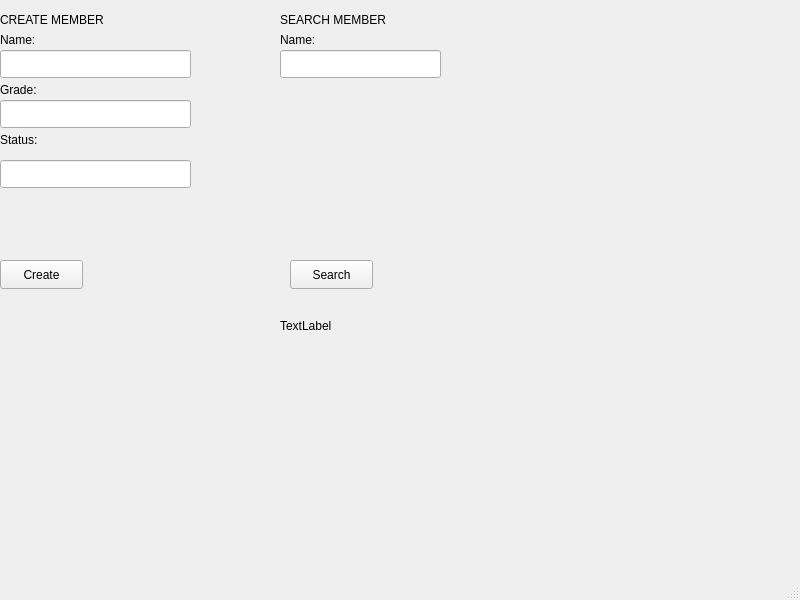
<?xml version="1.0" encoding="UTF-8"?>
<ui version="4.0">
 <class>MainWindow</class>
 <widget class="QMainWindow" name="MainWindow">
  <property name="geometry">
   <rect>
    <x>0</x>
    <y>0</y>
    <width>800</width>
    <height>600</height>
   </rect>
  </property>
  <property name="windowTitle">
   <string>MainWindow</string>
  </property>
  <widget class="QWidget" name="centralwidget">
   <widget class="QLabel" name="createMemberLabel">
    <property name="geometry">
     <rect>
      <x>0</x>
      <y>10</y>
      <width>271</width>
      <height>20</height>
     </rect>
    </property>
    <property name="text">
     <string>CREATE MEMBER</string>
    </property>
   </widget>
   <widget class="QLabel" name="searchMemberLabel">
    <property name="geometry">
     <rect>
      <x>280</x>
      <y>10</y>
      <width>201</width>
      <height>20</height>
     </rect>
    </property>
    <property name="text">
     <string>SEARCH MEMBER</string>
    </property>
   </widget>
   <widget class="QPushButton" name="createMemberBtn">
    <property name="geometry">
     <rect>
      <x>0</x>
      <y>260</y>
      <width>83</width>
      <height>29</height>
     </rect>
    </property>
    <property name="text">
     <string>Create</string>
    </property>
   </widget>
   <widget class="QPushButton" name="searchMemberBtn">
    <property name="geometry">
     <rect>
      <x>290</x>
      <y>260</y>
      <width>83</width>
      <height>29</height>
     </rect>
    </property>
    <property name="text">
     <string>Search</string>
    </property>
   </widget>
   <widget class="QLabel" name="nameLabel">
    <property name="geometry">
     <rect>
      <x>0</x>
      <y>30</y>
      <width>63</width>
      <height>20</height>
     </rect>
    </property>
    <property name="text">
     <string>Name:</string>
    </property>
   </widget>
   <widget class="QLineEdit" name="nameCreate">
    <property name="geometry">
     <rect>
      <x>0</x>
      <y>50</y>
      <width>191</width>
      <height>28</height>
     </rect>
    </property>
   </widget>
   <widget class="QLabel" name="gradeLabel">
    <property name="geometry">
     <rect>
      <x>0</x>
      <y>80</y>
      <width>63</width>
      <height>20</height>
     </rect>
    </property>
    <property name="text">
     <string>Grade:</string>
    </property>
   </widget>
   <widget class="QLineEdit" name="gradeCreate">
    <property name="geometry">
     <rect>
      <x>0</x>
      <y>100</y>
      <width>191</width>
      <height>28</height>
     </rect>
    </property>
   </widget>
   <widget class="QLabel" name="statusLabel">
    <property name="geometry">
     <rect>
      <x>0</x>
      <y>130</y>
      <width>63</width>
      <height>20</height>
     </rect>
    </property>
    <property name="text">
     <string>Status:</string>
    </property>
   </widget>
   <widget class="QLineEdit" name="statusCreate">
    <property name="geometry">
     <rect>
      <x>0</x>
      <y>160</y>
      <width>191</width>
      <height>28</height>
     </rect>
    </property>
   </widget>
   <widget class="QLineEdit" name="searchName">
    <property name="geometry">
     <rect>
      <x>280</x>
      <y>50</y>
      <width>161</width>
      <height>28</height>
     </rect>
    </property>
   </widget>
   <widget class="QLabel" name="label_6">
    <property name="geometry">
     <rect>
      <x>280</x>
      <y>30</y>
      <width>63</width>
      <height>20</height>
     </rect>
    </property>
    <property name="text">
     <string>Name:</string>
    </property>
   </widget>
   <widget class="QLabel" name="searchLabel">
    <property name="geometry">
     <rect>
      <x>280</x>
      <y>310</y>
      <width>221</width>
      <height>31</height>
     </rect>
    </property>
    <property name="text">
     <string>TextLabel</string>
    </property>
   </widget>
  </widget>
  <widget class="QMenuBar" name="menubar">
   <property name="geometry">
    <rect>
     <x>0</x>
     <y>0</y>
     <width>800</width>
     <height>25</height>
    </rect>
   </property>
  </widget>
  <widget class="QStatusBar" name="statusbar"/>
 </widget>
 <resources/>
 <connections/>
</ui>
